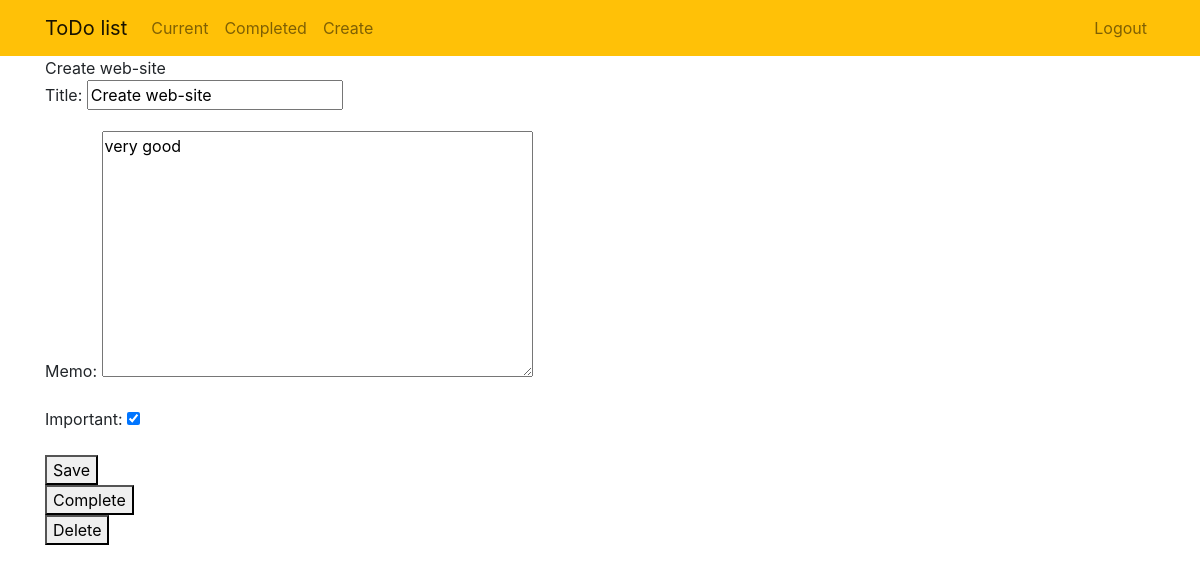
/todo/5 (signed in), run on an earlier commit of the app's database.
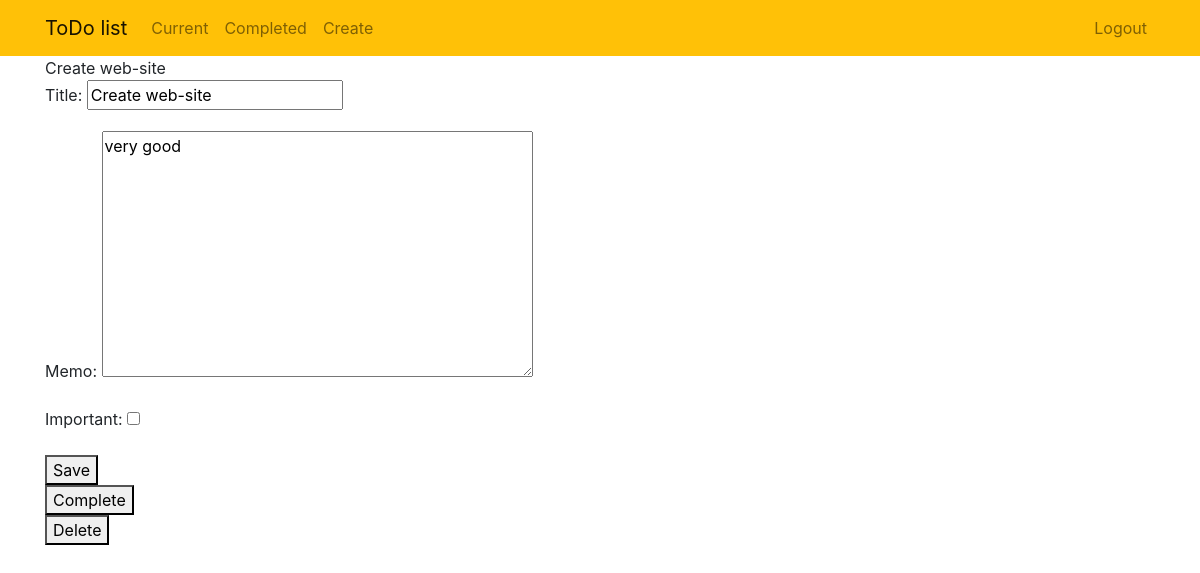
And on a later commit of the database.
### todo/models.py (models this page shows, shortened)
class ToDo(models.Model):
    title = models.CharField(max_length=100)
    memo = models.TextField(blank=True)  # Not necessary
    created = models.DateTimeField(auto_now_add=True)
    datecomleted = models.DateTimeField(null=True, blank=True)
    important = models.BooleanField(default=False)
    user = models.ForeignKey(User, on_delete=models.CASCADE)

### todo/views.py (the view, shortened to what this page needs)
# urls.py: path('todo/<int:todo_pk>', views.viewtodo, name='viewtodo'),  # View 1 todos
@login_required
def viewtodo(request, todo_pk):
    todo = get_object_or_404(ToDo, pk=todo_pk, user=request.user)
    if request.method == 'GET':
        form = TodoForm(instance=todo)
        context = {'todo': todo, 'form_red': form}
        return render(request, 'todo/viewtodo.html', context)

### todo/forms.py
class TodoForm(ModelForm):
    class Meta:
        model = ToDo
        fields = [
            'title',
            'memo',
            'important',
        ]

### todo/templates/todo/viewtodo.html (shortened to what this page needs)
{% extends 'todo/base.html' %}
{% block content %}
    {{ todo.title }}
    <form method="POST">
        {{ form_red.as_p }}
    <button type="submit">Save</button>
    </form>
    <form method="POST" action="{% url 'todo:completetodo' todo.id %}">
    <button type="submit">Complete</button>
    </form>
    <form method="POST" action="{% url 'todo:deletetodo' todo.id %}">
    <button type="submit">Delete</button>
    </form>
{% endblock %}

What changed in the data, as far as the page shows it:
changed ToDo "Create web-site": important "☑" → "☐"
